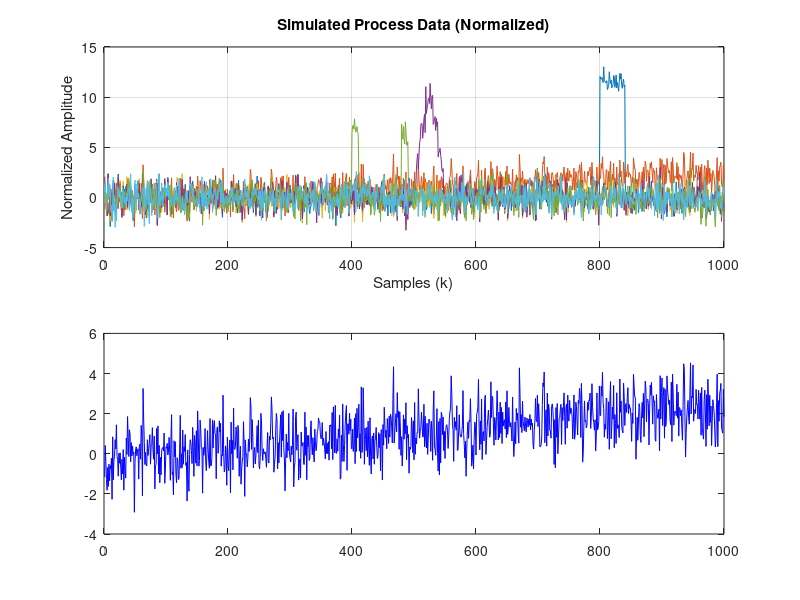

Write MATLAB code to recreate this figure. (Note: this script raises an error after producing the figure.)
%% 1. Configurazione Iniziale
clear; clc; close all;
rng(158);

% Parametri generali
n_samples = 1000;      % Numero totale di campioni
n_vars = 6;            % Numero di sensori (x1...x6)
n_latents = 3;         % Numero di variabili latenti (t1...t3)

% Matrice di Mixing A (Dalla Slide 6 del Project Guidelines)
A_nominal = [
   -0.2310, -0.0816, -0.2662;
   -0.3241,  0.7055, -0.2158;
   -0.2170, -0.3056, -0.5207;
   -0.4089, -0.3442, -0.4501;
   -0.6408,  0.3102,  0.2372;
   -0.4655, -0.4330,  0.5938
];

% Deviazioni standard delle variabili latenti t (Dalla Slide 6)
std_t = [1.0; 0.8; 0.6]; 
% Deviazione standard del rumore (Dalla Slide 6)
std_noise = 0.2;

%% 2. Generazione Dati Time-Varying
% Inizializziamo la matrice dei dati X (Righe=Campioni, Colonne=Variabili)
X_raw = zeros(n_samples, n_vars);
GroundTruth_Fault = zeros(n_samples, 1); % Per verifica finale (1=Guasto, 0=Sano)

% Parametri per la simulazione "Time-Varying" 
% Simuliamo un invecchiamento lento del processo.
% Modifichiamo lentamente l'elemento (1,1) della matrice A
drift_slope_A = 0.0002; 
% Simuliamo una deriva del sensore 2 (spostamento della media)
sensor_drift_slope = 0.002; 


fprintf('Generazione dati in corso...\n');

for k = 1:n_samples
    
    %A. Variabili Latenti (t)
    % Generiamo t1, t2, t3 con le deviazioni standard specificate
    t = randn(n_latents, 1) .* std_t;
    
    % B. Rendere il sistema Time-Varying (Richiesta Progetto)
    % 1. Modifica della struttura di correlazione (Matrice A cambia piano piano)
    A_current = A_nominal;
    A_current(1,1) = A_nominal(1,1) + (k * drift_slope_A); 
    
    % C. Calcolo delle uscite x (senza rumore)
    x_k = A_current * t;
    
    % 2. Aggiunta deriva sulla media (Sensor Drift su x2)
    % Questo simula lo sporcamento del sensore citato nel paper
    x_k(2) = x_k(2) + (k * sensor_drift_slope);
    
    % D. Aggiunta Rumore
    noise = randn(n_vars, 1) * std_noise;
    x_k = x_k + noise;
    
    % E. Inserimento Guasto (Fault Injection)
    
    % CASO 1: Intermittent Faults (Spikes)
    % Simulazione di disturbi impulsivi su Sensore 5 (es. interferenze elettriche)
    if k >= 400 && k<=410 || (k >= 480 && k <= 490)
        x_k(5) = x_k(5) + 5; % Magnitude elevata ma breve durata
        GroundTruth_Fault(k) = 1;
    end
    
    % CASO 2: Incipient Fault (Drift temporaneo / "Dome Shape")
    % Simulazione di un'anomalia che cresce e poi rientra (es. surriscaldamento temporaneo)
    if k >= 500 && k <= 550
        % Crea una curva che va da 0 a 3.0 e torna a 0 tra k=500 e k=550
        duration = 550 - 500;
        t_local = k - 500;
        fault_magnitude = 6.0 * sin(pi * t_local / duration); 
        
        x_k(4) = x_k(4) + fault_magnitude; 
        GroundTruth_Fault(k) = 1;
    end

    % CASO 3: Permanent Fault (Step Change)
    % Simulazione di rottura o bias permanente sul Sensore 1
    if k >= 800 && k<=840
        x_k(1) = x_k(1) + 4.0;
        GroundTruth_Fault(k) = 1;
    end
    
    % Salvataggio
    X_raw(k, :) = x_k';
end

%% 3. Pre-processing Iniziale (Scaling)

% Usiamo i primi 200 campioni come "Training Set" iniziale per scalare
n_train = 200;
X_train = X_raw(1:n_train, :);

% Calcoliamo media e std sul training set (sano e iniziale)
mean_vec = mean(X_train);
std_vec = std(X_train);

% Normalizziamo TUTTO il dataset usando le statistiche iniziali
X_scaled = (X_raw - mean_vec) ./ std_vec;

%% 4. Visualizzazione
figure('Name', 'Simulated Data Time-Varying', 'Color', 'w');
subplot(2,1,1);
plot(X_scaled);
title('Simulated Process Data (Normalized)');
ylabel('Normalized Amplitude');
xlabel('Samples (k)');
grid on;

subplot(2,1,2);
% Zoom sul sensore 2 per vedere il drift
plot(X_scaled(:,2), 'b'); hold on;
yline(0, 'k--');
title('Zoom Sensor 2 (Note the slow upward Drift)');
xlabel('Samples (k)');
grid on;

fprintf('Dati generati. Matrice X_scaled pronta (%dx%d).\n', size(X_scaled));